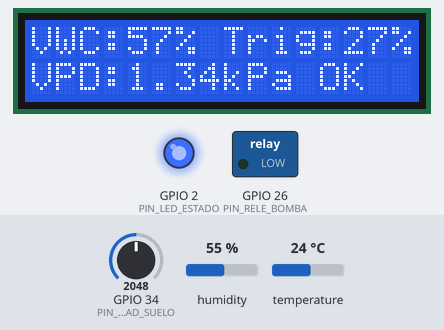
Simulated run of this sketch. Board: ESP32. Shown: 16×2 character LCD, switched loads named in the sketch (green lamp = pin HIGH), output pins drawn as LEDs (lit = HIGH). The test bench sets the inputs (shaded band); at power-on: GPIO 34 (PIN_HUMEDAD_SUELO) = 2048, humidity 55 %, temperature 24 °C. WiFi joins after 1.5 s; servers stay silent unless stated; random numbers use the default seed unless the sketch sets one; no MQTT or app messages arrive unless stated; what the sketch prints to the serial monitor is not drawn.

Above: at 4.8 s.
4.9 s: GPIO 34 (PIN_HUMEDAD_SUELO) set to 2602
At 6.2 s:
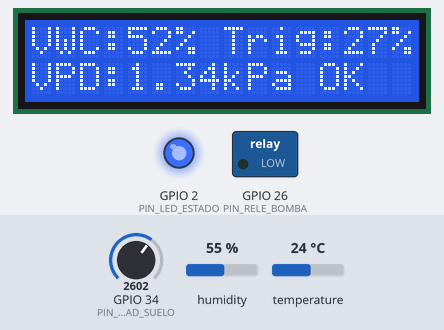
8.2 s: GPIO 34 (PIN_HUMEDAD_SUELO) set to 2685
At 11.2 s:
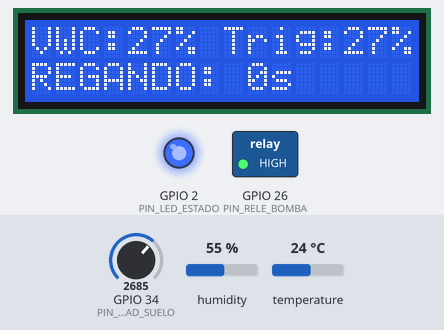
15.8 s: GPIO 34 (PIN_HUMEDAD_SUELO) set to 3928
At 21.3 s:
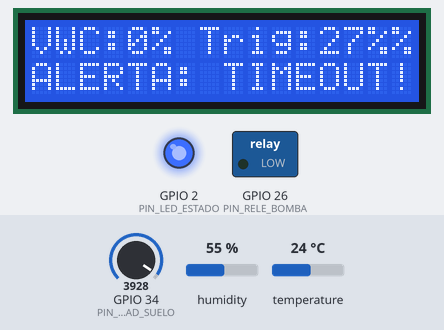
22.1 s: GPIO 34 (PIN_HUMEDAD_SUELO) set to 4052
At 23.8 s:
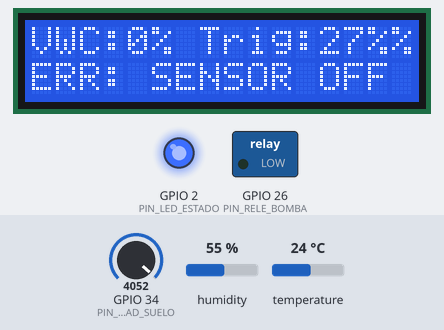
24.1 s: GPIO 34 (PIN_HUMEDAD_SUELO) set to 2047
At 27.0 s:
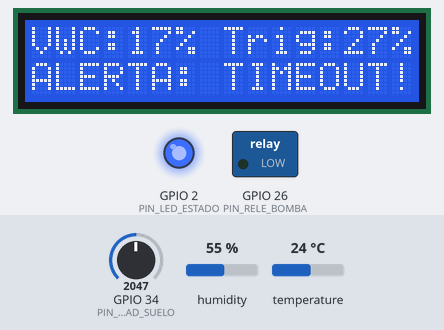
29.2 s: GPIO 34 (PIN_HUMEDAD_SUELO) set to 60
At 32.1 s:
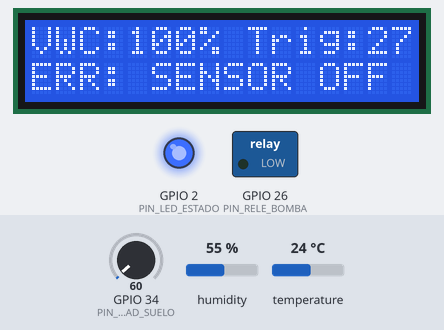
Timing chart, 0 to 33.6 s (numbered marks = the images above; inputs shaded):
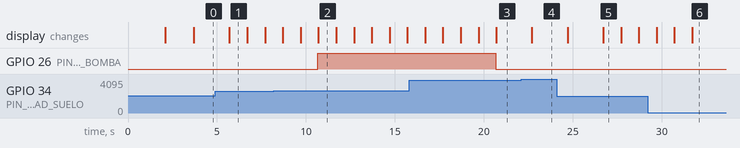

The sketch:

firmware_esp32_riego.ino
```cpp
#include <WiFi.h>
#include <PubSubClient.h>
#include <Wire.h>
#include <LiquidCrystal_I2C.h>
#include <DHT.h>
#include <ArduinoJson.h>

// ============================================================================
// CONFIGURACION DE PINES (ESP32 DevKit v1)
// ============================================================================
// Pin analogo ADC1 GPIO34 para la lectura del sensor capacitivo v1.2
#define PIN_HUMEDAD_SUELO 34

// Pin digital GPIO15 para la interfaz de datos del sensor ambiental DHT22
#define PIN_DHT22         15

// Modelo del sensor ambiental
#define DHTTYPE           DHT22

// Pin digital GPIO26 para el control del rele de la bomba de agua
#define PIN_RELE_BOMBA    26

// Pin digital GPIO2 para el LED indicador de estado del sistema
#define PIN_LED_ESTADO    2

// ============================================================================
// PARAMETROS DEL MODELO MATEMATICO EDAFICO Y CLIMATICO (OSU, FAO & UNAL)
// ============================================================================
// Capacidad de campo estimada para sustrato de maceta de hogar (% VWC)
const float CAPACIDAD_CAMPO_FC = 35.0;

// Punto de marchitez permanente para sustrato de maceta (% VWC)
const float PUNTO_MARCHITEZ_PMP = 15.0;

// Depreciacion Maxima Permitida (MAD) para plantas de interior (40% de TAW)
const float MAD_PLANTA_HOGAR = 0.40;

// Calculo teorico del agua total disponible (TAW = FC - PMP)
const float TAW_SUSTRATO = CAPACIDAD_CAMPO_FC - PUNTO_MARCHITEZ_PMP;

// Umbral critico de disparo de humedad volumetrica: VWC_trigger = FC - (MAD * TAW)
const float UMBRAL_VWC_TRIGGER = CAPACIDAD_CAMPO_FC - (MAD_PLANTA_HOGAR * TAW_SUSTRATO);

// Calibracion analoga del sensor capacitivo v1.2 (3.3V ADC ESP32)
const int ADC_SUELO_SECO_AIR   = 3200; // Valor ADC registrado en suelo seco
const int ADC_SUELO_SATURADO   = 1200; // Valor ADC registrado en suelo saturado

// Temporizador de seguridad: Tiempo maximo continuo de bombeo activo (10 segundos)
const unsigned long TIEMPO_MAXIMO_RIEGO_MS = 10000;

// Intervalos temporales no bloqueantes con millis()
const unsigned long INTERVALO_LECTURA_MS   = 1000;
const unsigned long INTERVALO_PANTALLA_MS  = 1000;
const unsigned long INTERVALO_MQTT_MS      = 5000;

// Tamaño de la ventana del filtro de promedio movil (k = 5)
const int NUM_MUESTRAS_FILTRO = 5;

// ============================================================================
// CREDENCIALES DE RED Y CONFIGURACION MQTT (EMQX GUIDE)
// ============================================================================
const char* WIFI_SSID       = "Wokwi-GUEST";
const char* WIFI_PASSWORD   = "";
const char* MQTT_BROKER     = "broker.emqx.io";
const int   MQTT_PORT       = 1883;
const char* MQTT_TOPIC_DATA = "hogar/planta01/telemetria";
const char* MQTT_TOPIC_CTRL = "hogar/planta01/control";

// ============================================================================
// INSTANCIAS DE OBJETOS Y VARIABLES GLOBALES
// ============================================================================
LiquidCrystal_I2C lcd(0x27, 16, 2);
DHT dht(PIN_DHT22, DHTTYPE);
WiFiClient espClient;
PubSubClient mqttClient(espClient);

unsigned long ultimoTiempoLectura  = 0;
unsigned long ultimoTiempoPantalla = 0;
unsigned long ultimoTiempoMQTT     = 0;
unsigned long tiempoInicioRiego    = 0;

bool bombaActiva       = false;
bool bloqueoPorTimeout = false;
bool errorSensorDescon = false;

int   valorAdcFiltrado       = 0;
float humedadSueloVWC        = 0.0;
float temperaturaAire        = 0.0;
float humedadAire            = 0.0;
float vpdKilopascales        = 0.0;

int muestrasADC[NUM_MUESTRAS_FILTRO];
int indiceMuestra = 0;

// ============================================================================
// FUNCIONES AUXILIARES DE MODELADO Y CONTROL
// ============================================================================

/**
 * @brief Aplica un filtro de promedio movil de 5 muestras para eliminar ruido analogo.
 */
int aplicarFiltroPromedio(int nuevaLectura) {
  muestrasADC[indiceMuestra] = nuevaLectura;
  indiceMuestra = (indiceMuestra + 1) % NUM_MUESTRAS_FILTRO;

  long suma = 0;
  for (int i = 0; i < NUM_MUESTRAS_FILTRO; i++) {
    suma += muestrasADC[i];
  }
  return (int)(suma / NUM_MUESTRAS_FILTRO);
}

/**
 * @brief Calcula el Deficit de Presion de Vapor (VPD) segun la ecuacion FAO Penman-Monteith.
 */
float calcularVPD(float tempC, float rh) {
  if (isnan(tempC) || isnan(rh)) return 0.0;
  float es = 0.6108 * exp((17.27 * tempC) / (tempC + 237.3)); // Presion de vapor de saturacion (kPa)
  float ea = es * (rh / 100.0);                              // Presion de vapor real (kPa)
  return (es - ea);                                          // Deficit de presion de vapor (kPa)
}

/**
 * @brief Apaga la bomba inmediatamente ante cualquier evento de seguridad.
 */
void apagarBombaPorSeguridad(const char* motivo) {
  digitalWrite(PIN_RELE_BOMBA, LOW);
  bombaActiva = false;
  Serial.print("SEGURIDAD: Bomba APAGADA -> ");
  Serial.println(motivo);
}

// ============================================================================
// CONECTIVIDAD WIFI Y MQTT (PATRON EMQX)
// ============================================================================
void conectarWiFi() {
  Serial.print("Conectando a red WiFi: ");
  Serial.println(WIFI_SSID);
  WiFi.begin(WIFI_SSID, WIFI_PASSWORD);
  while (WiFi.status() != WL_CONNECTED) {
    delay(500);
    Serial.print(".");
  }
  Serial.println("\nConexion WiFi establecida exitosamente.");
}

void callbackMQTT(char* topic, byte* payload, unsigned int length) {
  String mensaje = "";
  for (int i = 0; i < length; i++) {
    mensaje += (char)payload[i];
  }
  Serial.print("Comando MQTT recibido en [");
  Serial.print(topic);
  Serial.print("]: ");
  Serial.println(mensaje);

  if (mensaje == "ON" && !bloqueoPorTimeout && !errorSensorDescon) {
    digitalWrite(PIN_RELE_BOMBA, HIGH);
    bombaActiva = true;
    tiempoInicioRiego = millis();
    Serial.println("INICIO RIEGO MANUAL VIA MQTT");
  } else if (mensaje == "OFF") {
    apagarBombaPorSeguridad("Comando Remoto OFF por MQTT");
  }
}

void reconectarMQTT() {
  while (!mqttClient.connected()) {
    String clientID = "ESP32_PlantaHogar_" + String(random(0xffff), HEX);
    Serial.print("Intentando conexion al Broker MQTT...");
    if (mqttClient.connect(clientID.c_str())) {
      Serial.println("Conectado al Broker MQTT.");
      mqttClient.subscribe(MQTT_TOPIC_CTRL);
    } else {
      Serial.print("Fallo conexion MQTT, rc=");
      Serial.print(mqttClient.state());
      Serial.println(" Reintentando en 5 segundos...");
      delay(5000);
    }
  }
}

void publicarTelemetriaJSON() {
  StaticJsonDocument<256> docJSON;
  docJSON["dispositivo"]    = "ESP32_Planta_Hogar";
  docJSON["humedad_vwc"]    = humedadSueloVWC;
  docJSON["umbral_trigger"] = UMBRAL_VWC_TRIGGER;
  docJSON["temperatura"]    = temperaturaAire;
  docJSON["humedad_aire"]   = humedadAire;
  docJSON["vpd_kpa"]        = vpdKilopascales;
  docJSON["bomba_estado"]   = bombaActiva ? "ON" : "OFF";
  docJSON["alerta_timeout"] = bloqueoPorTimeout;

  // Uso de String y conversion explicita a c_str() para solucionar el error de compilacion
  String jsonBuffer;
  serializeJson(docJSON, jsonBuffer);

  mqttClient.publish(MQTT_TOPIC_DATA, jsonBuffer.c_str());

  Serial.print("Publicado en MQTT [");
  Serial.print(MQTT_TOPIC_DATA);
  Serial.print("]: ");
  Serial.println(jsonBuffer);
}

// ============================================================================
// CONFIGURACION INICIAL (SETUP)
// ============================================================================
void setup() {
  Serial.begin(115200);

  pinMode(PIN_RELE_BOMBA, OUTPUT);
  pinMode(PIN_LED_ESTADO, OUTPUT);

  // FAIL-SAFE: Asegurar bomba apagada al arrancar
  digitalWrite(PIN_RELE_BOMBA, LOW);
  digitalWrite(PIN_LED_ESTADO, HIGH);

  int lecturaInicial = analogRead(PIN_HUMEDAD_SUELO);
  for (int i = 0; i < NUM_MUESTRAS_FILTRO; i++) {
    muestrasADC[i] = lecturaInicial;
  }

  dht.begin();
  lcd.init();
  lcd.backlight();

  lcd.setCursor(0, 0);
  lcd.print(" RIEGO HOGAR IoT ");
  lcd.setCursor(0, 1);
  lcd.print(" MODELO MAD/VPD  ");
  delay(2000);
  lcd.clear();

  conectarWiFi();
  mqttClient.setServer(MQTT_BROKER, MQTT_PORT);
  mqttClient.setCallback(callbackMQTT);

  Serial.println("==================================================");
  Serial.println("  SISTEMA DE RIEGO HOGAR CON MODELO MAD Y VPD     ");
  Serial.println("==================================================");
}

// ============================================================================
// BUCLE PRINCIPAL (LOOP NO BLOQUEANTE)
// ============================================================================
void loop() {
  if (!mqttClient.connected()) {
    reconectarMQTT();
  }
  mqttClient.loop();

  unsigned long tiempoActual = millis();

  // --------------------------------------------------------------------------
  // BLOQUE 1: ADQUISICION, FILTRADO Y MODELADO (Cada 1 segundo)
  // --------------------------------------------------------------------------
  if (tiempoActual - ultimoTiempoLectura >= INTERVALO_LECTURA_MS) {
    ultimoTiempoLectura = tiempoActual;

    int lecturaAdcCruda = analogRead(PIN_HUMEDAD_SUELO);
    valorAdcFiltrado    = aplicarFiltroPromedio(lecturaAdcCruda);

    if (lecturaAdcCruda < 100 || lecturaAdcCruda > 4000) {
      errorSensorDescon = true;
      apagarBombaPorSeguridad("Sensor Desconectado o Cortocircuito");
    } else {
      errorSensorDescon = false;
    }

    humedadSueloVWC = map(valorAdcFiltrado, ADC_SUELO_SECO_AIR, ADC_SUELO_SATURADO, 0, 100);
    humedadSueloVWC = constrain(humedadSueloVWC, 0.0, 100.0);

    temperaturaAire = dht.readTemperature();
    humedadAire     = dht.readHumidity();
    vpdKilopascales = calcularVPD(temperaturaAire, humedadAire);

    if (humedadSueloVWC > UMBRAL_VWC_TRIGGER && bloqueoPorTimeout) {
      bloqueoPorTimeout = false;
      Serial.println("RESET: Suelo recupero humedad. Bloqueo por timeout liberado.");
    }

    // ------------------------------------------------------------------------
    // BLOQUE 2: LOGICA DECISIONAL BASADA EN UMBRAL MAD
    // ------------------------------------------------------------------------
    if (!errorSensorDescon && !bloqueoPorTimeout) {
      if (humedadSueloVWC <= UMBRAL_VWC_TRIGGER) {
        if (!bombaActiva) {
          digitalWrite(PIN_RELE_BOMBA, HIGH);
          bombaActiva = true;
          tiempoInicioRiego = tiempoActual;
          Serial.print("INICIO RIEGO AUTOMATICO: VWC (");
          Serial.print(humedadSueloVWC);
          Serial.print("%) <= Trigger MAD (");
          Serial.print(UMBRAL_VWC_TRIGGER);
          Serial.println("%)");
        } else {
          if (tiempoActual - tiempoInicioRiego >= TIEMPO_MAXIMO_RIEGO_MS) {
            bloqueoPorTimeout = true;
            apagarBombaPorSeguridad("TIMEOUT ALCANZADO (Proteccion Inundacion)");
          }
        }
      } else {
        if (bombaActiva) {
          apagarBombaPorSeguridad("Capacidad de Campo Alcanzada");
        }
      }
    }
  }

  // --------------------------------------------------------------------------
  // BLOQUE 3: TRANSMISION DE TELEMETRIA MQTT JSON (Cada 5 segundos)
  // --------------------------------------------------------------------------
  if (tiempoActual - ultimoTiempoMQTT >= INTERVALO_MQTT_MS) {
    ultimoTiempoMQTT = tiempoActual;
    publicarTelemetriaJSON();
  }

  // --------------------------------------------------------------------------
  // BLOQUE 4: ACTUALIZACION DE PANTALLA LCD (Cada 1 segundo)
  // --------------------------------------------------------------------------
  if (tiempoActual - ultimoTiempoPantalla >= INTERVALO_PANTALLA_MS) {
    ultimoTiempoPantalla = tiempoActual;

    lcd.setCursor(0, 0);
    lcd.print("VWC:");
    lcd.print((int)humedadSueloVWC);
    lcd.print("% Trig:");
    lcd.print((int)UMBRAL_VWC_TRIGGER);
    lcd.print("%");

    lcd.setCursor(0, 1);
    if (errorSensorDescon) {
      lcd.print("ERR: SENSOR OFF ");
    } else if (bloqueoPorTimeout) {
      lcd.print("ALERTA: TIMEOUT!");
    } else if (bombaActiva) {
      unsigned long tiempoTranscurrido = (millis() - tiempoInicioRiego) / 1000;
      lcd.print("REGANDO: ");
      lcd.print(tiempoTranscurrido);
      lcd.print("s    ");
    } else {
      lcd.print("VPD:");
      lcd.print(vpdKilopascales, 2);
      lcd.print("kPa OK  ");
    }
  }
}
```

Measured:
- the behaviour switches between 2640 and 2641 on GPIO 34 (PIN_HUMEDAD_SUELO) (found by bisection; images 1 and 2)
- the behaviour switches between 4000 and 4001 on GPIO 34 (PIN_HUMEDAD_SUELO) (found by bisection; images 3 and 4)
- after the input at 4.9 s, the display: changes after 0.80 s (image 1)
- after the input at 8.2 s, GPIO 26 (PIN_RELE_BOMBA): LOW → HIGH after 2.5 s
- after the input at 22.1 s, the display: changes after 0.60 s (image 4)
- after the input at 24.1 s, the display: first changes after 0.60 s (image 5 shows a later state)
- after the input at 29.2 s, the display: first changes after 0.50 s (image 6 shows a later state)
